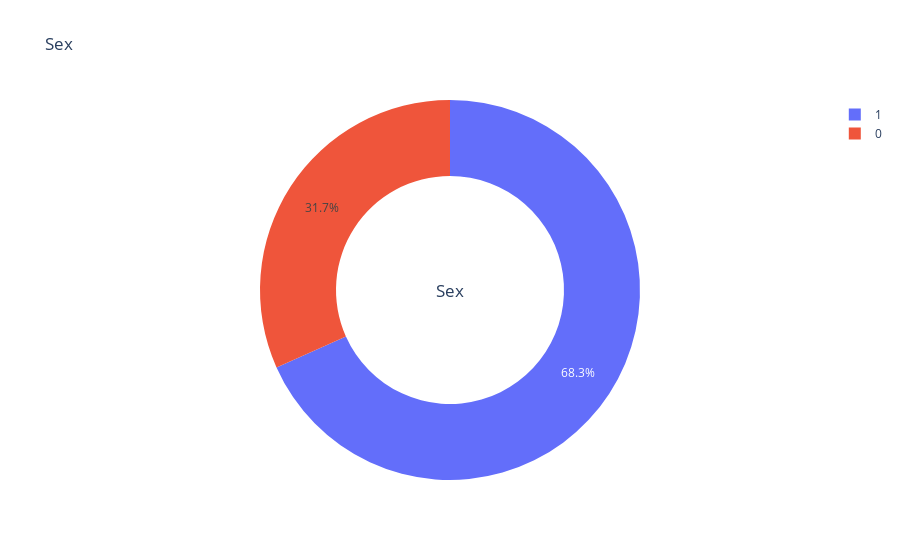

Here is the notebook cell this chart was saved with:
### Code cell
from plotly.offline  import download_plotlyjs,init_notebook_mode,plot, iplot
from plotly.offline import init_notebook_mode, iplot
init_notebook_mode(connected=True)
temp = df.sex.value_counts()
fig = {
  "data": [
    {
      "values": temp.values,
      "labels": temp.index,
      "domain": {"x": [0, 1]},
      "hole": .6,
      "type": "pie"
    },
    
    ],
  "layout": {
        "title":"Sex",
        "annotations": [
            {
                "font": {
                    "size": 17
                },
                "showarrow": False,
                "text": "Sex",
                "x": 0.5,
                "y": 0.5
            }
            
        ]
    }
}
iplot(fig, filename='donut')

### Figure 1 — Plotly figure (JSON) as saved in the notebook; plotly's stock layout.template omitted (floating-point values rounded to 4 significant figures)
{"data": [{"domain": {"x": [0, 1]}, "hole": 0.6, "labels": [1, 0], "type": "pie", "values": [207, 96]}], "layout": {"annotations": [{"font": {"size": 17}, "showarrow": false, "text": "Sex", "x": 0.5, "y": 0.5}], "title": {"text": "Sex"}}}
